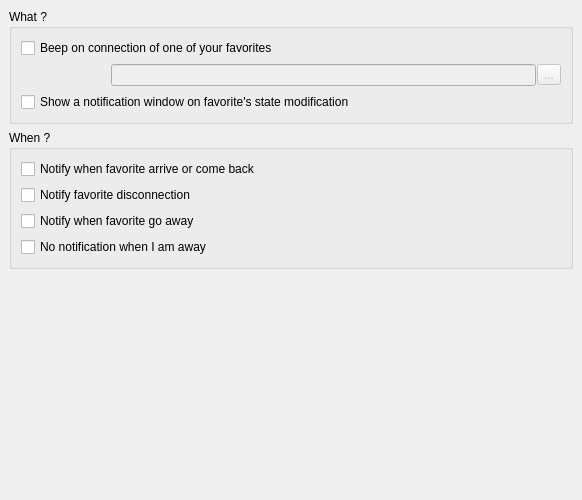
<ui version="4.0" >
 <author></author>
 <comment></comment>
 <exportmacro></exportmacro>
 <class>RzxNotifierProp</class>
 <widget class="QWidget" name="RzxNotifierProp" >
  <property name="geometry" >
   <rect>
    <x>0</x>
    <y>0</y>
    <width>582</width>
    <height>500</height>
   </rect>
  </property>
  <property name="windowTitle" >
   <string>Form</string>
  </property>
  <layout class="QGridLayout" >
   <property name="margin" >
    <number>9</number>
   </property>
   <property name="spacing" >
    <number>6</number>
   </property>
   <item row="2" column="0" >
    <spacer>
     <property name="orientation" >
      <enum>Qt::Vertical</enum>
     </property>
     <property name="sizeHint" >
      <size>
       <width>563</width>
       <height>141</height>
      </size>
     </property>
    </spacer>
   </item>
   <item row="1" column="0" >
    <widget class="QGroupBox" name="grpWhen" >
     <property name="title" >
      <string>When ?</string>
     </property>
     <layout class="QGridLayout" >
      <property name="margin" >
       <number>9</number>
      </property>
      <property name="spacing" >
       <number>6</number>
      </property>
      <item row="2" column="0" >
       <widget class="QCheckBox" name="cbAway" >
        <property name="text" >
         <string>Notify when favorite go away</string>
        </property>
       </widget>
      </item>
      <item row="3" column="0" >
       <widget class="QCheckBox" name="cbILeave" >
        <property name="text" >
         <string>No notification when I am away</string>
        </property>
       </widget>
      </item>
      <item row="1" column="0" >
       <widget class="QCheckBox" name="cbDisconnect" >
        <property name="text" >
         <string>Notify favorite disconnection</string>
        </property>
       </widget>
      </item>
      <item row="0" column="0" >
       <widget class="QCheckBox" name="cbHere" >
        <property name="text" >
         <string>Notify when favorite arrive or come back</string>
        </property>
       </widget>
      </item>
     </layout>
    </widget>
   </item>
   <item row="0" column="0" >
    <widget class="QGroupBox" name="grpWhat" >
     <property name="title" >
      <string>What ?</string>
     </property>
     <layout class="QGridLayout" >
      <property name="margin" >
       <number>9</number>
      </property>
      <property name="spacing" >
       <number>6</number>
      </property>
      <item row="2" column="0" >
       <widget class="QCheckBox" name="cbWarnFavorite" >
        <property name="whatsThis" >
         <string>&lt;h3>Notification&lt;/h3>&lt;p>Check it if you want a small nofitication windows to be displayed when a favorite connects, disconnects, or change is away-state&lt;/p></string>
        </property>
        <property name="text" >
         <string>Show a notification window on favorite's state modification</string>
        </property>
       </widget>
      </item>
      <item row="1" column="0" >
       <layout class="QHBoxLayout" >
        <property name="margin" >
         <number>0</number>
        </property>
        <property name="spacing" >
         <number>1</number>
        </property>
        <item>
         <spacer>
          <property name="orientation" >
           <enum>Qt::Horizontal</enum>
          </property>
          <property name="sizeType" >
           <enum>QSizePolicy::Preferred</enum>
          </property>
          <property name="sizeHint" >
           <size>
            <width>90</width>
            <height>10</height>
           </size>
          </property>
         </spacer>
        </item>
        <item>
         <widget class="QLineEdit" name="txtBeepFavorites" >
          <property name="enabled" >
           <bool>false</bool>
          </property>
          <property name="whatsThis" >
           <string>&lt;h3>Beep on connection&lt;/h3>&lt;p>Select the sound to play when a favorite get connected&lt;/p></string>
          </property>
         </widget>
        </item>
        <item>
         <widget class="QToolButton" name="btnBeepBrowse" >
          <property name="enabled" >
           <bool>false</bool>
          </property>
          <property name="text" >
           <string>...</string>
          </property>
          <property name="autoRaise" >
           <bool>false</bool>
          </property>
         </widget>
        </item>
       </layout>
      </item>
      <item row="0" column="0" >
       <widget class="QCheckBox" name="chkBeepFavorites" >
        <property name="whatsThis" >
         <string>&lt;h3>Beep on connection&lt;/h3>&lt;p>Check this if you want qRezix to play a sound when a favorite get connected&lt;/p></string>
        </property>
        <property name="text" >
         <string>Beep on connection of one of your favorites</string>
        </property>
       </widget>
      </item>
     </layout>
    </widget>
   </item>
  </layout>
 </widget>
 <pixmapfunction></pixmapfunction>
 <tabstops>
  <tabstop>chkBeepFavorites</tabstop>
  <tabstop>txtBeepFavorites</tabstop>
  <tabstop>btnBeepBrowse</tabstop>
  <tabstop>cbWarnFavorite</tabstop>
 </tabstops>
 <resources/>
 <connections>
  <connection>
   <sender>chkBeepFavorites</sender>
   <signal>toggled(bool)</signal>
   <receiver>txtBeepFavorites</receiver>
   <slot>setEnabled(bool)</slot>
   <hints>
    <hint type="sourcelabel" >
     <x>159</x>
     <y>56</y>
    </hint>
    <hint type="destinationlabel" >
     <x>250</x>
     <y>84</y>
    </hint>
   </hints>
  </connection>
  <connection>
   <sender>chkBeepFavorites</sender>
   <signal>toggled(bool)</signal>
   <receiver>btnBeepBrowse</receiver>
   <slot>setEnabled(bool)</slot>
   <hints>
    <hint type="sourcelabel" >
     <x>496</x>
     <y>55</y>
    </hint>
    <hint type="destinationlabel" >
     <x>546</x>
     <y>84</y>
    </hint>
   </hints>
  </connection>
 </connections>
</ui>
